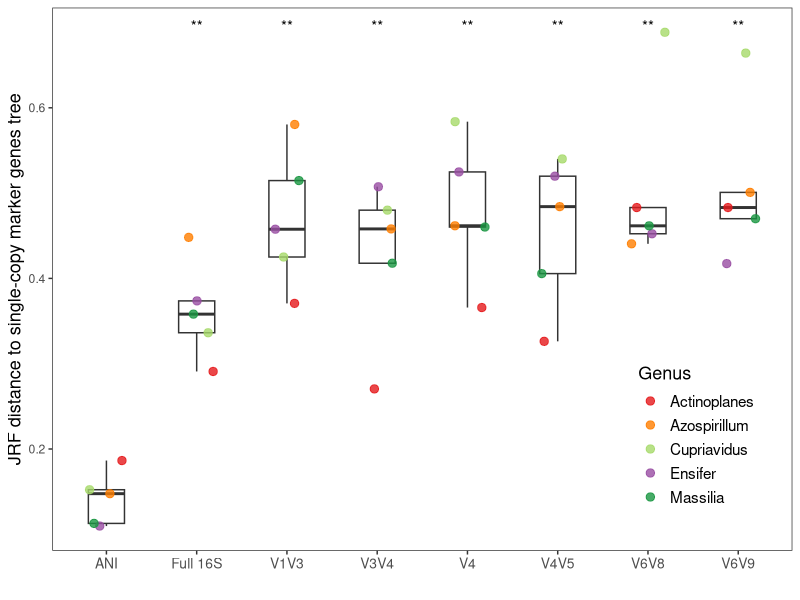

Recreate this plot in R.
library(ggplot2)
library(ggpubr)
theme_set(theme_bw())

df_boxplot <- read.csv("Coregenome_distance.csv")

#Boxplot
df_box_plot <- df_boxplot %>% 
  ggplot(aes(x = Region, y = Distance)) +
  geom_boxplot(width = 0.4, outlier.shape = NA) +
  geom_jitter(aes(colour = Genus), width = 0.2, height = 0, alpha = 0.8, size = 2.5) +
  scale_color_manual(values = c("Actinoplanes" = "#e41a1c",
                                "Azospirillum" = "#ff7f00", "Cupriavidus" = "#a6d96a", 
                                "Ensifer" = "#984ea3", "Massilia" = "#1a9641")) +
  ylab("JRF distance to single-copy marker genes tree")+
  xlab("")+
  theme(panel.grid.major = element_blank(), 
        panel.grid.minor = element_blank(),
        axis.title.y = element_text(size = 13),
        axis.text.x = element_text(size = 10),
        legend.text=element_text(size = 11),
        legend.title = element_text(size = 13),
        legend.position = c(0.87, 0.21)) +
  stat_compare_means(label = "p.signif", ref.group = "ANI")
ggsave("Boxplot_1b.png", df_box_plot, width = 6.8, height = 5)
